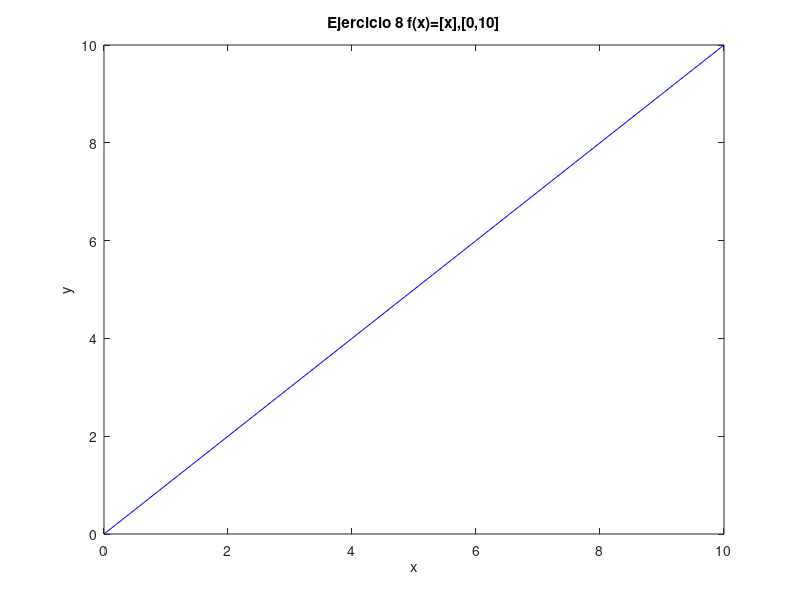

This figure's MATLAB source:
% Octave Script
% Title			:1.5 Teorema de Existencia
% Description		:Script para graficar el ejericio 8 de la actividad 1.5
% Author		:Luis Gerardo Cardozo Carranza (Gerard_CRS) luiscardozo161002@gmail.com
% Date			:20210504
% sion		        :1
% Usage			:octave> /path/Teorema_de_Existencia_Actividad_1.5_Luis Gerardo Cardozo Carranza_3202
% Notes			:Requiere aplicacion octave usar en consola preferentemente.

%Actividad_Ejercicio 8 f(x)=[x],[0,10]
% Si se graficá su comportamiento es exponencial
%Limpiar variables.
clear 
%Dominio de la funcion.
x=0:0.1:10;
%Valor de la funcion.
y=((x));
%Genera la grafica 
plot(x,y,'b');
%Asigna un nombre a la grafica 
title("Ejercicio 8 f(x)=[x],[0,10]");
%Etiqueta para x
xlabel("x");
%Etiqueta para y
ylabel("y");
